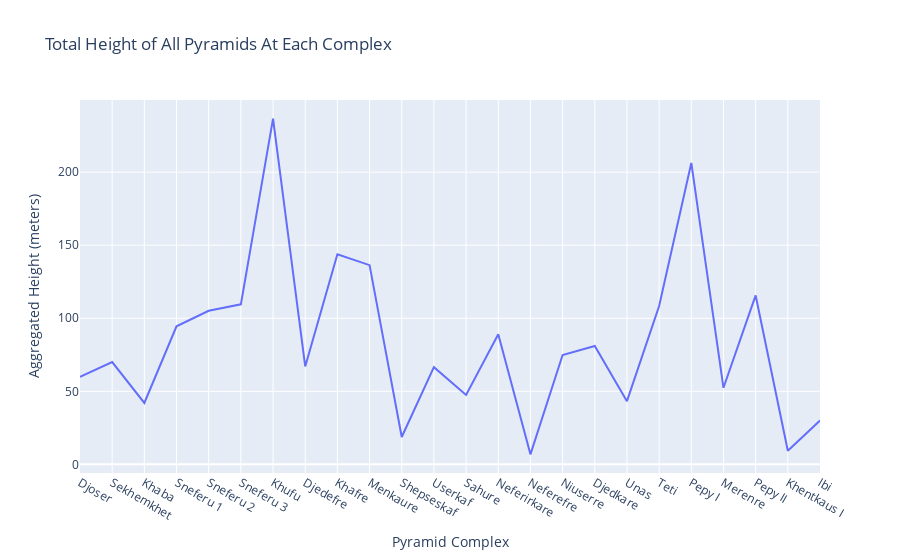

The code cell stored with this chart in its notebook:
### Code cell
complex_heights = tl.groupby('pyramid_complex', sort=False, as_index=False)['height'].sum()

line_heights_fig = px.line(
    complex_heights,
    x='pyramid_complex',
    y='height',
    title='Total Height of All Pyramids At Each Complex',
    labels={
        'pyramid_complex': 'Pyramid Complex',
        'height': 'Aggregated Height (meters)'
    }
)
line_heights_fig.update_traces(
    hovertemplate='<br>'.join([
        'Pyramid Complex: %{x}',
        'Aggregated Height: %{y} m'
    ])
)
line_heights_fig.show()

### Figure 1 — Plotly figure (JSON) as saved in the notebook; plotly's stock layout.template omitted (floating-point values rounded to 4 significant figures)
{"data": [{"hovertemplate": "Pyramid Complex: %{x}<br>Aggregated Height: %{y} m", "legendgroup": "", "line": {"color": "#636efa", "dash": "solid"}, "marker": {"symbol": "circle"}, "mode": "lines", "name": "", "orientation": "v", "showlegend": false, "type": "scatter", "x": ["Djoser", "Sekhemkhet", "Khaba", "Sneferu 1", "Sneferu 2", "Sneferu 3", "Khufu", "Djedefre", "Khafre", "Menkaure", "Shepseskaf", "Userkaf", "Sahure", "Neferirkare", "Neferefre", "Niuserre", "Djedkare", "Unas", "Teti", "Pepy I", "Merenre", "Pepy II", "Khentkaus I", "Ibi"], "xaxis": "x", "y": [59.9, 70, 42, 94.5, 105.1, 109.5, 236.6, 67, 143.8, 136.3, 18.7, 66.5, 47.5, 89, 6.85, 74.82, 81, 43.23, 108.4, 206.3, 52.4, 115.6, 9.365, 30], "yaxis": "y"}], "layout": {"legend": {"tracegroupgap": 0}, "title": {"text": "Total Height of All Pyramids At Each Complex"}, "xaxis": {"anchor": "y", "domain": [0, 1], "title": {"text": "Pyramid Complex"}}, "yaxis": {"anchor": "x", "domain": [0, 1], "title": {"text": "Aggregated Height (meters)"}}}}
